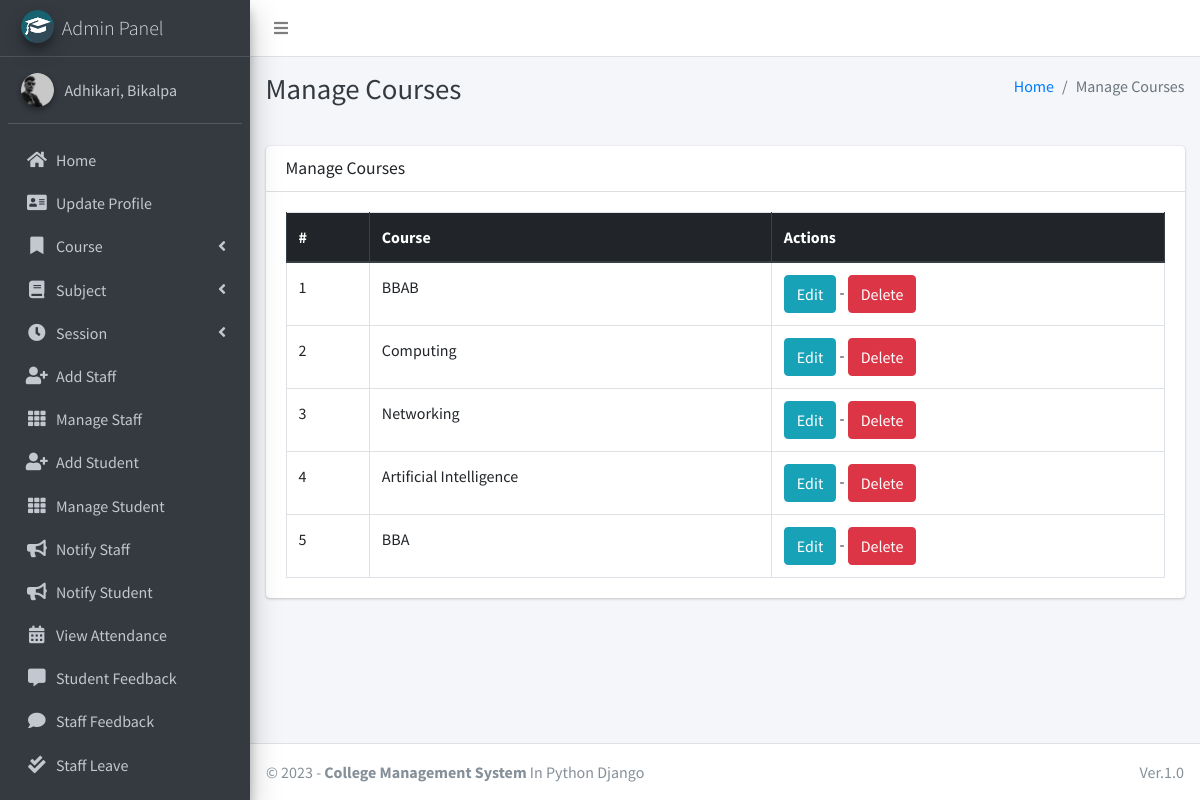
/course/manage/ (signed in), run on the app's committed database.
### main_app/models.py (models this page shows, shortened)
class CustomUser(AbstractUser):
    USER_TYPE = ((1, "HOD"), (2, "Staff"), (3, "Student"))
    GENDER = [("M", "Male"), ("F", "Female")]
    username = None  # Removed username, using email instead
    email = models.EmailField(unique=True)
    user_type = models.CharField(default=1, choices=USER_TYPE, max_length=1)
    gender = models.CharField(max_length=1, choices=GENDER)
    profile_pic = models.ImageField()
    address = models.TextField()
    fcm_token = models.TextField(default="")  # For firebase notifications
    created_at = models.DateTimeField(auto_now_add=True)
    updated_at = models.DateTimeField(auto_now=True)
    USERNAME_FIELD = "email"
    REQUIRED_FIELDS = []
    objects = CustomUserManager()
    def __str__(self):
        return self.last_name + ", " + self.first_name

class Course(models.Model):
    name = models.CharField(max_length=120)
    created_at = models.DateTimeField(auto_now_add=True)
    updated_at = models.DateTimeField(auto_now=True)

### main_app/hod_views.py (the view)
# urls.py: path("course/manage/", hod_views.manage_course, name='manage_course'),
def manage_course(request):
    courses = Course.objects.all()
    context = {
        'courses': courses,
        'page_title': 'Manage Courses'
    }
    return render(request, "hod_template/manage_course.html", context)

### main_app/templates/hod_template/manage_course.html
{% extends 'main_app/base.html' %}
{% load static %}
{% block page_title %}{{page_title}}{% endblock page_title %}
{% block content %}
<section class="content">
    <div class="container-fluid">
        <div class="row">
            <div class="col-md-12">
                <div class="card">
                    <div class="card-header">
                        <h3 class="card-title">{{page_title}}</h3>
                    </div>
                    <div class="card-body">
                        <table id="example2" class="table table-bordered table-hover">
                            <thead class="thead-dark">
                                <tr>
                                    <th>#</th>
                                    <th>Course</th>
                                    <th>Actions</th>
                                </tr>
                            </thead>
                            <tbody>
                                {% for course in courses %}
                                <tr>
                                    <td>{{ forloop.counter }}</td>
                                    <td>{{course.name}}</td>
                                    <td>
                                        <a href="{% url 'edit_course' course.id %}" class="btn btn-info">Edit</a> -
                                        <a href="{% url 'delete_course' course.id %}" onclick="return confirm('Are you sure you want to delete this course ?')" class="btn btn-danger">Delete</a>
                                    </td>
                                </tr>
                                {% endfor %}
                            </tbody>
                        </table>
                    </div>
                </div>
            </div>
        </div>
    </div>
</section>
{% endblock content %}

### main_app/templates/main_app/sidebar_template.html (shortened to what this page needs)
{% load static %}
<aside class="main-sidebar sidebar-dark-info elevation-4">
    {% if request.user.user_type == '1' %}
    <a href="{% url 'admin_home' %}" class="brand-link">
        <img src="{% static 'dist/img/cmsl.png' %} " alt="AdminLTE Logo"
            class="brand-image img-circle elevation-3" >
        <span class="brand-text font-weight-light">Admin Panel</span>
    </a>
    <div class="sidebar">
        <div class="user-panel mt-3 pb-3 mb-3 d-flex">
            <div class="image">
                <img src="{{ request.user.profile_pic}}" class="img-circle elevation-2" alt="User Image">
            </div>
            <div class="info">
                <a href="#" class="d-block">{{user}}</a>
            </div>
        </div>
        <nav class="mt-2">
            <ul class="nav nav-pills nav-sidebar flex-column" data-widget="treeview" role="menu" data-accordion="false">
                <li class="nav-item">
                    {% url 'admin_home' as admin_home %}
                    <a href="{{admin_home}}" class="nav-link {% if admin_home == request.path %} active {% endif %}">
                        <i class="nav-icon fas fa-home"></i>
                        <p>
                            Home
                        </p>
                    </a>
                </li>
                <li class="nav-item">
                    {% url 'admin_view_profile' as admin_view_profile %}
                    <a href="{{admin_view_profile}}"
                        class="nav-link {% if admin_view_profile == request.path %} active {% endif %}">
                        <i class="nav-icon fas fa-address-card"></i>
                        <p>
                            Update Profile
                        </p>
                    </a>
                </li>
                <li class="nav-item has-treeview">
                    <a href="#" class="nav-link">
                        <i class="nav-icon fas fa-bookmark"></i>
                        <p>
                            Course
                            <i class="fas fa-angle-left right"></i>
                        </p>
                    </a>
                </li>
                <li class="nav-item has-treeview">
                    <a href="#" class="nav-link">
                        <i class="nav-icon fas fa-book"></i>
                        <p>
                            Subject
                            <i class="fas fa-angle-left right"></i>
                        </p>
                    </a>
                </li>
                <li class="nav-item has-treeview">
                    <a href="#" class="nav-link">
                        <i class="nav-icon fas fa-clock"></i>
                        <p>
                            Session
                            <i class="fas fa-angle-left right"></i>
                        </p>
                    </a>
                </li>
                <li class="nav-item">
                    {% url 'add_staff' as add_staff %}
                    <a href="{{add_staff}}" class="nav-link {% if add_staff == request.path %} active {% endif %}">
                        <i class="nav-icon fas fa-user-plus"></i>
                        <p>
                            Add Staff
                        </p>
                    </a>
                </li>
                <li class="nav-item">
                    {% url 'manage_staff' as manage_staff %}
                    {% url 'edit_staff' staff_id as edit_staff %}
                    <a href="{{manage_staff}}"
                        class="nav-link {% if manage_staff == request.path or request.path == edit_staff %} active {% endif %}">
                        <i class="nav-icon fas fa-th"></i>
                        <p>
                            Manage Staff
                        </p>
                    </a>
                </li>
                <li class="nav-item">
                    {% url 'add_student' as add_student%}
                    <a href="{{add_student}}" class="nav-link  {% if add_student == request.path %} active {% endif %}">
                        <i class="nav-icon fas fa-user-plus"></i>
                        <p>
                            Add Student
                        </p>
                    </a>
                </li>
                <li class="nav-item">
                    {% url 'manage_student' as manage_student %}
                    {% url 'edit_student' student_id as edit_student %}
                    <a href="{{manage_student}}"
                        class="nav-link  {% if edit_student == request.path or manage_student == request.path %} active {% endif %}">
                        <i class="nav-icon fas fa-th"></i>
                        <p>
                            Manage Student
                        </p>
                    </a>
                </li>
                <li class="nav-item">
                    {% url 'admin_notify_staff' as admin_notify_staff %}
                    <a href="{{admin_notify_staff}}"
                        class="nav-link {% if admin_notify_staff == request.path %} active {% endif %}">
                        <i class="nav-icon fas fa-bullhorn"></i>
                        <p>
                            Notify Staff
                        </p>
                    </a>
                </li>
                <li class="nav-item">
                    {% url 'admin_notify_student' as admin_notify_student %}
                    <a href="{{admin_notify_student}}"
                        class="nav-link {% if admin_notify_student == request.path %} active {% endif %}">
                        <i class="nav-icon fas fa-bullhorn"></i>
                        <p>
                            Notify Student
                        </p>
                    </a>
                </li>
                <li class="nav-item">
                    {% url 'admin_view_attendance' as admin_view_attendance %}
                <li class="nav-item">
                    <a href="{{admin_view_attendance}}"
                        class="nav-link  {% if admin_view_attendance == request.path %} active {% endif %}">
                        <i class="nav-icon fas fa-calendar-alt"></i>
                        <p>
                            View Attendance
                        </p>
                    </a>
                </li>
                <li class="nav-item">
                    {% url 'student_feedback_message' as student_feedback_message %}
                    <a href="{{ student_feedback_message }}"
                        class="nav-link  {% if student_feedback_message == request.path %} active {% endif %}">
                        <i class="nav-icon fas fa-comment-alt"></i>
                        <p>
                            Student Feedback
                        </p>
                    </a>
                </li>
                <li class="nav-item">
                    {% url 'staff_feedback_message' as staff_feedback_message %}
                    <a href="{{staff_feedback_message}}"
                        class="nav-link   {% if staff_feedback_message == request.path %} active {% endif %}">
                        <i class="nav-icon fas fa-comment"></i>
                        <p>
                            Staff Feedback
                        </p>
                    </a>
                </li>
                <li class="nav-item">
                    {% url 'view_staff_leave' as view_staff_leave %}
                    <a href="{{view_staff_leave}}"
                        class="nav-link  {% if view_staff_leave == request.path %} active {% endif %}">
                        <i class="nav-icon fas fa-check-double"></i>
                        <p>
                            Staff Leave
                        </p>
                    </a>
                </li>
                <li class="nav-item">
                    {% url 'view_student_leave' as view_student_leave %}
                    <a href="{% url 'view_student_leave' %}"
                        class="nav-link  {% if view_student_leave == request.path %} active {% endif %}">
                    </a>
                </li>
                                        {% endif %}
                                    </ul>
                                </nav>
                            </div>
</aside>

### data on the page
CustomUser: user.profile_pic (picture), last_name+first_name "Adhikari, Bikalpa"
Course: name "BBAB"
Course: name "Computing"
Course: name "Networking"
Course: name "Artificial Intelligence"
Course: name "BBA"

### other printed values
{{ page_title }} "Manage Courses"
